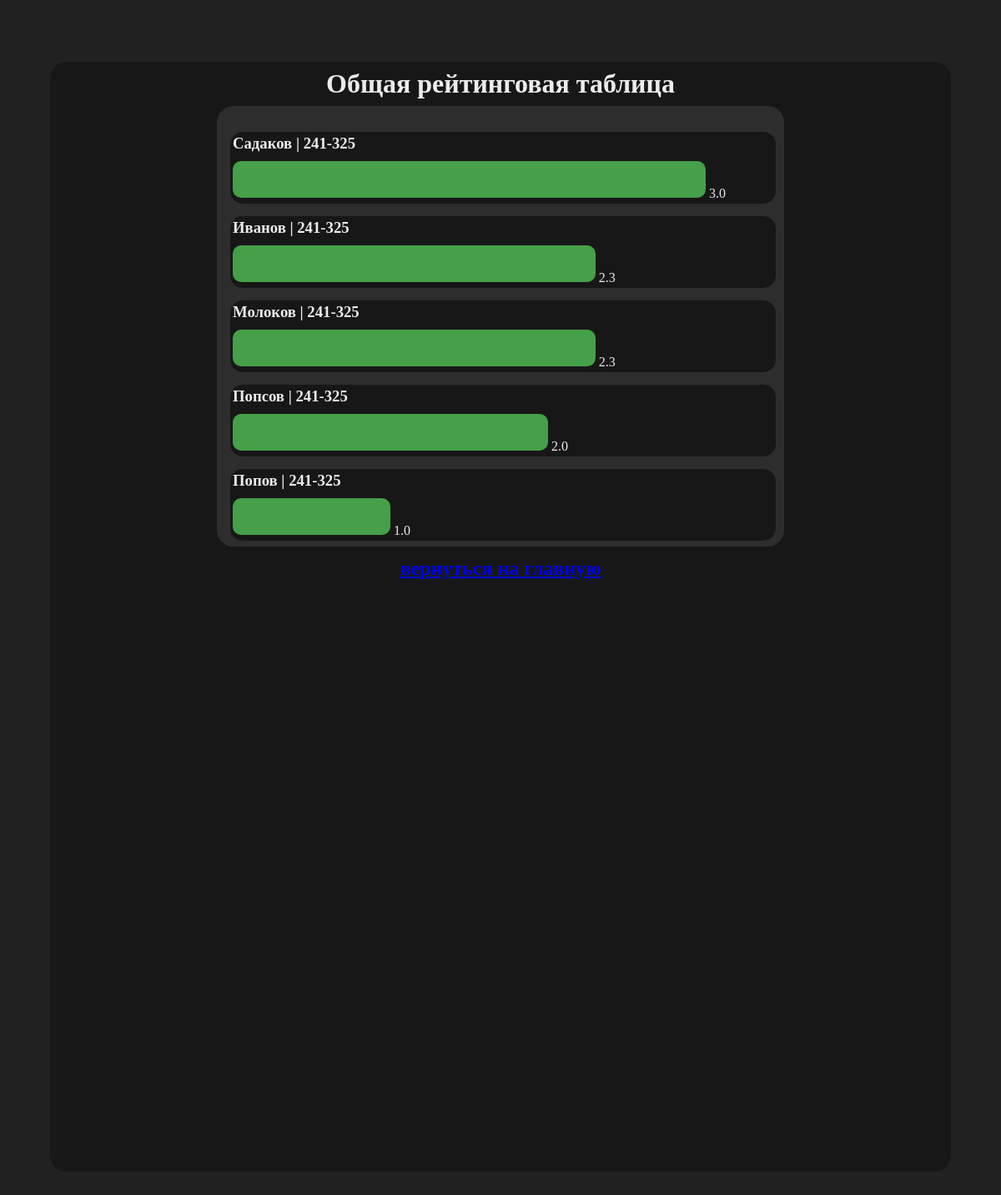
The app's page /global-table, older data.
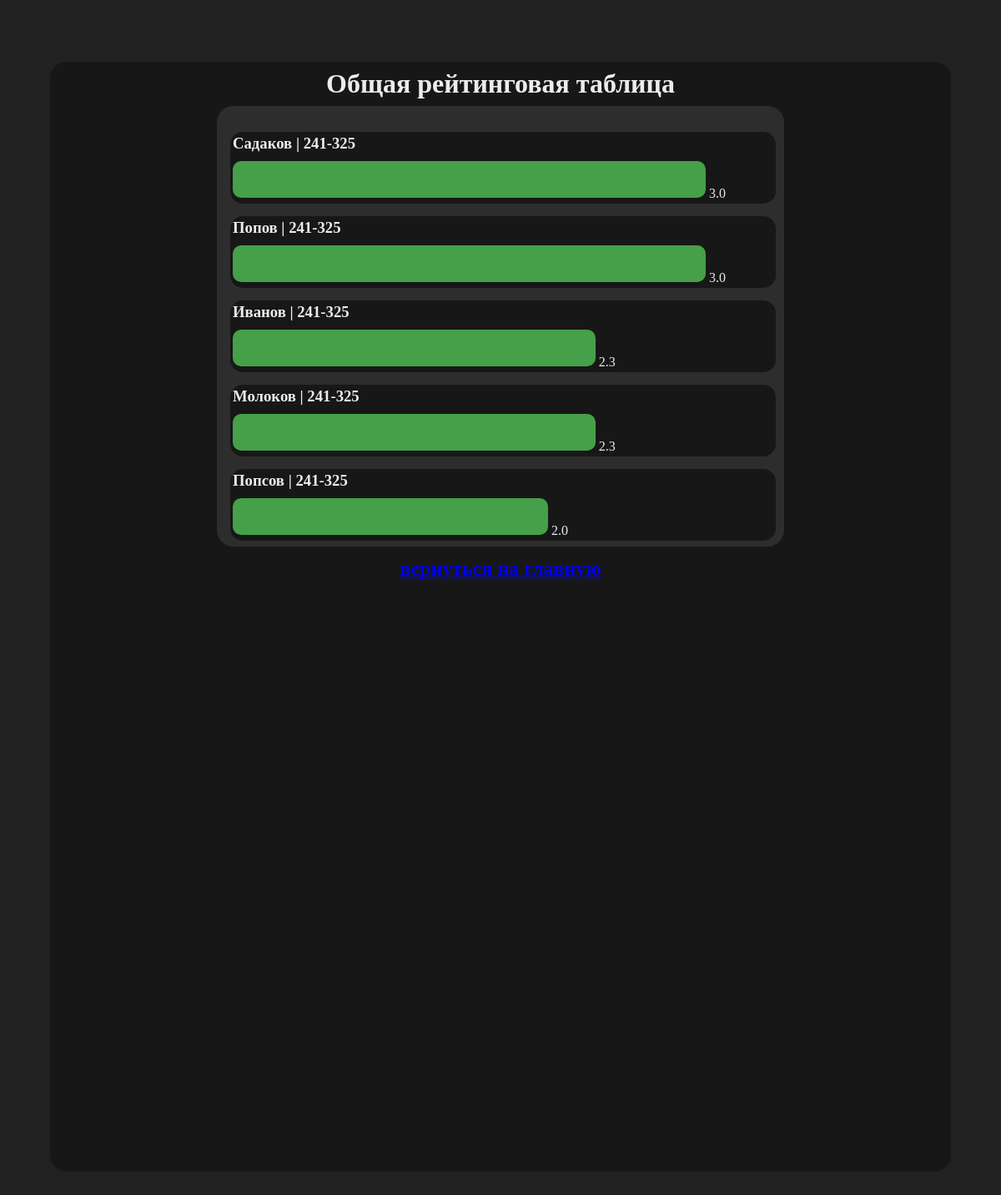
The same page, newer data.
### tables this page shows
CREATE TABLE verifyed_users (
            id INTEGER PRIMARY KEY AUTOINCREMENT,
            login TEXT NOT NULL,
            group_num TEXT NOT NULL,
            password TEXT NOT NULL,
            lab1 FLOAT DEFAULT 0.0,
            lab2 FLOAT DEFAULT 0.0,
            lab3 FLOAT DEFAULT 0.0,
            lab4 FLOAT DEFAULT 0.0,
            rating FLOAT DEFAULT 0.0
        );

### app/routes/user_routes.py (the view)
@bp.route('/global-table', methods=["GET"])
def global_tabel():
    keys, max_rating, dataForm = get_keys_n_users_info()
    return render_template("global-table.html", dataForm=dataForm, max_rating=max_rating, username=session.get('user'))

### app/templates/global-table.html (shortened to what this page needs)
<html lang="en">
<head>
    <link rel="stylesheet" href="../src/css/profile.css">
</head>
<body>
    <div class="profile-div">
        <h1>Общая рейтинговая таблица</h1>
        <div class="container">
            <div class="rate-table">
                <ul>
                    {% for row in dataForm %}
                        <li>
                            {% if row.username == username %}
                                <h3 style="color: aquamarine; font-size: 24px;">{{ row.username }} | {{ row.group_num }}</h3>
                            {% else %}
                                <h3>{{ row.username }} | {{ row.group_num }}</h3>
                            {% endif %}
                                <div class="max-progress" data-rating="{{ row.procent }}" data-max_rating="{{ max_rating }}"></div>
                            <p>{{ row.rating }}</p>
                        </li>
                    {% endfor %}
                </ul>
            </div>
        </div>
        <h2><a href="/">вернуться на главную</a></h2>
    </div>
</body>
</html>

### app/src/css/profile.css (style rules this page uses)
body { display: flex; justify-content: center; align-items: center; }
.profile-div { width: 90vw; height: 90vh; border-radius: 20px; background-color: #171717; margin: auto auto; display: block; }
.profile-div h1 { text-align: center; margin: .5rem; }
h2 { margin: .8rem auto; text-align: center; }
.container { width: 60%; max-height: 31rem; overflow-y: auto; scrollbar-width: none; margin: auto; display: block; background-color: #2d2d2d; border-radius: 20px; padding: 1rem; }
ul { list-style-type: none; }
li { width: 100%; height: 5rem; margin: 15px auto; background-color: #171717; border-radius: 15px; padding: 3px; }
h3 { display: block; margin: 0 0 10px; width: 100%; }
p { display: inline-block; margin: 0 0 10px; vertical-align: auto; }
.max-progress { width: 0%; display: inline-block; height: 3vh; background-color: #45a049; border-radius: 10px; transition: width 2s ease-in-out; }

### app/src/css/shablon.css (style rules this page uses)
* { margin: 0; padding: 0; }
html { width: 100vw; height: 100vh; }
body { background-color: #212121; color: #ececec; font-family: "Feature Mono"; width: 100%; height: 100%; }

Row changes from the older to the newer data that the page shows:
changed verifyed_users "Попов": rating "1.0" → "3.0"; moves up the list
